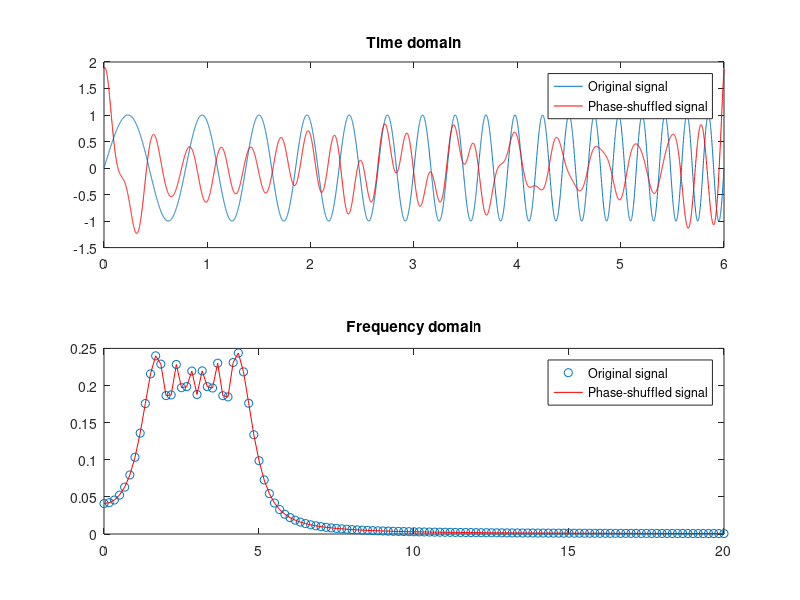
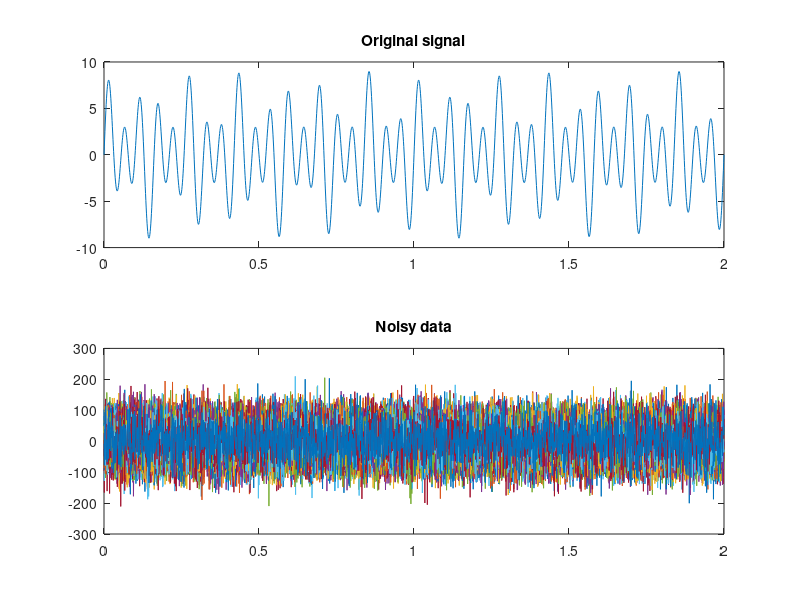
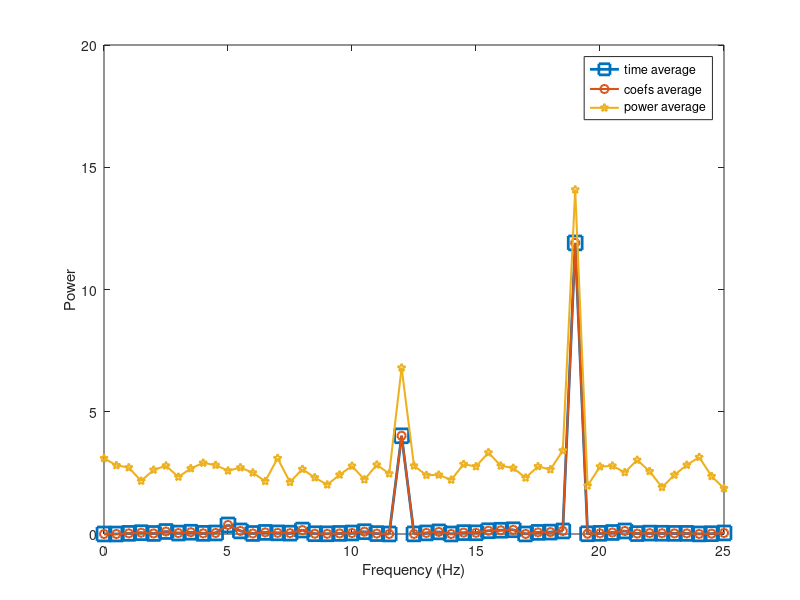
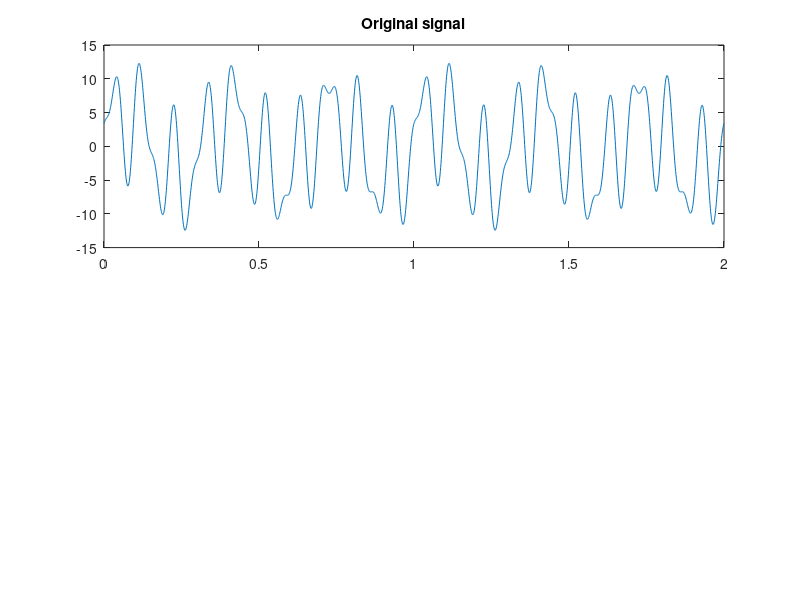

MATLAB code for these plots, in order: (Note: this script raises an error after producing the figures.)
%% Exercises from section 5

clear, clc

%% Exercise 1

% One method of scrambling a signal is to shuffle the phases of the Fourier coefficients and then
% reconstruct the time-domain data. In this exercise, generate a linear chirp and compute its inverse
% after shuffling the phases (do not alter the power values). Plot the time domain signals and their
% spectra. Is the scrambled time series recognizable as having been a chirp?

srate= 1000;
t = 0:1/srate:6;
N = length(t);
f = [1 5];
ff = linspace(f(1),mean(f),N);
data = sin(2*pi.*ff.*t);

dataX = fft(data);

phases = angle([dataX(10:end) dataX(1:9)]);
shuffdata = abs(dataX).*exp(1i*phases);

newdata = ifft(shuffdata);

% plotting 
figure(1), clf
subplot(211)
plot(t,data),
hold on
plot(t,real(newdata),'r')
legend({'Original signal','Phase-shuffled signal'})
title('Time domain')

subplot(212)
hz = linspace(0,srate/2,floor(N/2)+1);
plot(hz,2*abs(dataX(1:length(hz))/N),'o'),
hold on
plot(hz,2*abs(shuffdata(1:length(hz))/N),'r')
legend({'Original signal','Phase-shuffled signal'})
title('Frequency domain')
set(gca,'xlim',[0 20])

%% Exercise 2

% Real data often contain noise. One way to reduce noise is to average over more data; if the noise
% is random, then it will decrease with increased averaging. This and the next several exercises will
% explore this idea.
%   > Generate a signal comprising three sine waves at three frequencies with three different amplitudes. 
%   You can pick the parameters, but make sure the signal contains only peaks at the
%   frequencies, and not at neighboring frequencies due to a mismatch in the frequencies, time
%   ranges, and frequency resolution.
%   > Generate 50 noisy repetitions of the signal by creating a new instance of the signal and adding
%   random noise. It’s most convenient if you store the data in a 50 by time matrix. Make sure
%   to use a sufficient amplitude of noise so the signals look noisy.

srate = 1/1000;
time = 0:srate:2;
pnts = length(time);

freq1 = 5; freq2 = 12; freq3 = 19;
ampl1 = 1; ampl2 = 3;  ampl3 = 5;

signal = ampl1*sin(2*pi*freq1*time) + ...
         ampl2*sin(2*pi*freq2*time) + ...
         ampl3*sin(2*pi*freq3*time);

data = zeros(50,pnts);
for i = 1:50
    
    data(i,:) = signal + 50*randn(size(signal));
    
end

% plotting
figure(2), clf
subplot(211)
plot(time,signal)
title('Original signal')

subplot(212)
plot(time,data)
title('Noisy data')

%% Exercise 3

% Show three power spectra from these data: (1) average over all repetitions in the time domain
% and then computing one FFT; (2) compute the FFT of each repetition (thus 50 FFTs, note that
% you can do this by inputting a matrix into the fft function, just make sure the FFT is computed
% along the time dimension!), average the coefficients together and then extract power; (3) same
% as #2 except first extract power for each repetition and then average the power spectra together.
% Comment on any differences in the results.

% (1)
spect1 = 2*abs(fft( mean(data,1) )/pnts).^2;

% (2)
spect2 = 2*abs( mean(fft(data,[],2)/pnts ,1)).^2;

% (3)
spect3 = mean( 2*abs( fft(data,[],2)/pnts ).^2,1);

hz = linspace(0,(1/srate)/2,floor(pnts/2)+1);

% plotting
figure(3), clf
plot(hz,spect1(1:length(hz)),'s-','linew',2,'markersize',10)
hold on
plot(hz,spect2(1:length(hz)),'o-','linew',1.5,'markersize',6)
plot(hz,spect3(1:length(hz)),'p-','linew',1.5,'markersize',6)
legend({'time average';'coefs average';'power average'})
set(gca,'xlim',[0 25])
xlabel('Frequency (Hz)'), ylabel('Power')

%% Exercise 4

% Rerun the previous simulation using a lot of noise or a little bit of noise (by adjusting the
% multiplication of randn by a large or small number), and larger or small signal (by multiplying
% the signal by a large or small number). Obviously, large signal and low noise is the best scenario,
% but is it better to have large signal but large noise, or small signal and small noise? ”Better” is
% a subjective term, but you can think of it as the visual interpretability of the power spectrum.


% change noise parameter at line 71 and re-run Ex. 2-3 (5 and 500 should be enough)


%% Exercise 5 

% Change the simulation generation from question #2 by creating the three sine waves with random
% phases (between 0 and 2*pi) on each repetition. Then re-run question 3. What do you notice?

srate = 1/1000;
time = 0:srate:2;
pnts = length(time);

freq = [3, 10, 17];
ampl = [5, 7, 4];

for r=1:50

    signal = zeros(1,pnts);

    for i=1:length(ampl)
        signal = signal + ampl(i)*sin(2*pi*freq(i)*time + rand*2*pi);
    end
    
    data(r,:) = signal + 50*randn(size(signal));

end

% plotting
figure(4), clf
subplot(211)
plot(time,signal)
title('Original signal')
subtitle('random phase at each frequency and iteration')

subplot(212)
plot(time,data)
title('Noisy data')


% (1) time average
spect1 = 2*abs(fft( mean(data,1) )/pnts).^2;

% (2) coefficients average
spect2 = 2*abs( mean(fft(data,[],2)/pnts ,1)).^2;

% (3) power average
spect3 = mean( 2*abs( fft(data,[],2)/pnts ).^2,1);

hz = linspace(0,(1/srate)/2,floor(pnts/2)+1);

% plotting
figure(3), clf
plot(hz,spect1(1:length(hz)),'s-','linew',2,'markersize',10)
hold on
plot(hz,spect2(1:length(hz)),'o-','linew',1.5,'markersize',6)
plot(hz,spect3(1:length(hz)),'p-','linew',1.5,'markersize',6)
legend({'time average';'coefs average';'power average'})
set(gca,'xlim',[0 25])
xlabel('Frequency (Hz)'), ylabel('Power')





